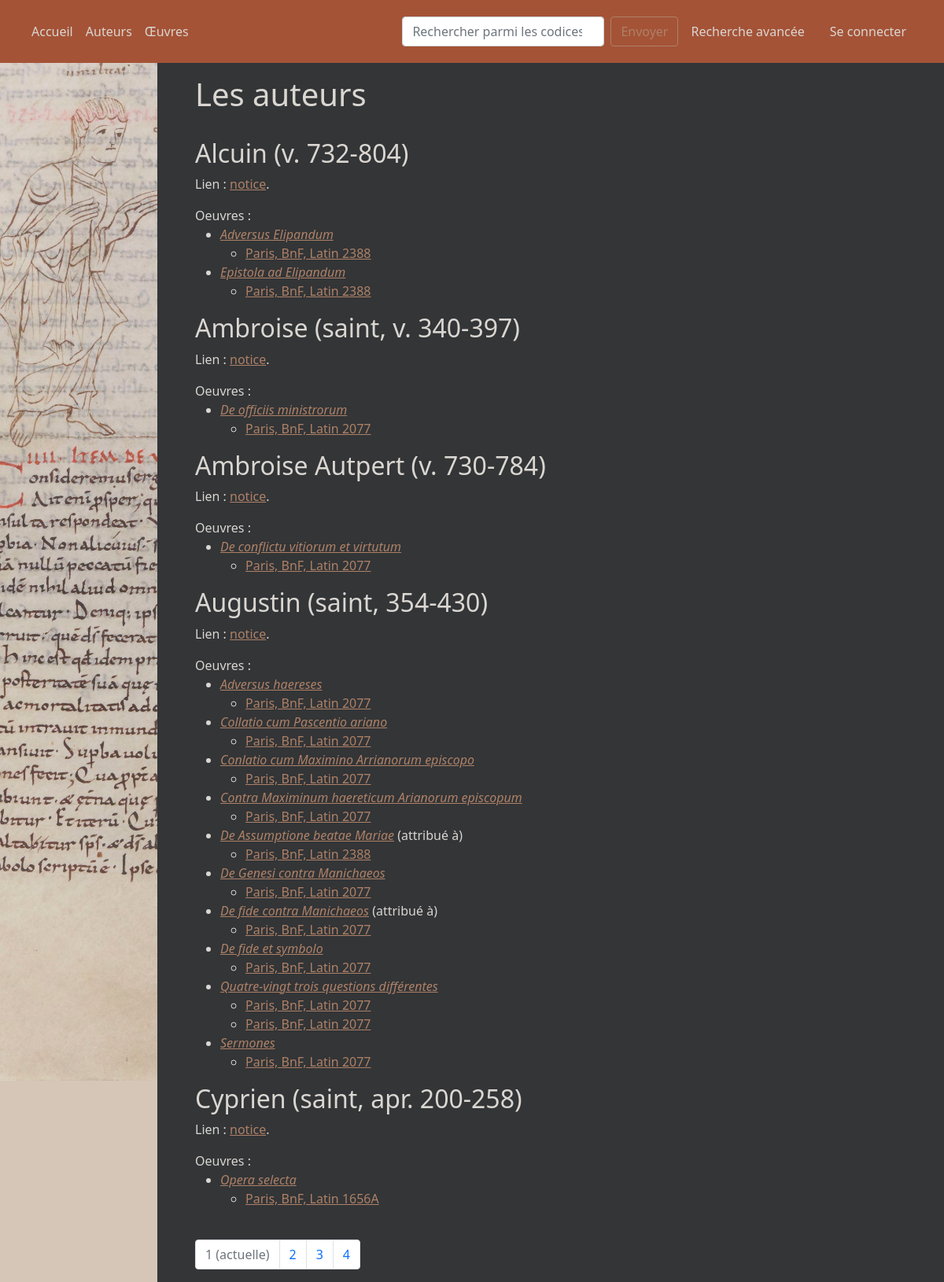
/pages/auteurs, run on the app's committed database.
### app/modeles/classes.py (models this page shows, shortened)
class Personnes(db.Model):
    id = db.Column(db.Integer, primary_key=True)
    nom = db.Column(db.Text, nullable=False)
    data_bnf = db.Column(db.Integer, nullable=True)
    oeuvres_aut = db.relationship("Oeuvres", back_populates="lien_auteur", foreign_keys=Oeuvres.auteur)
    oeuvres_attr = db.relationship("Oeuvres", back_populates="lien_attr", foreign_keys=Oeuvres.attr)

class Oeuvres(db.Model):
    id = db.Column(db.Integer, unique=True, nullable=False, primary_key=True)
    titre = db.Column(db.Text, nullable=False)
    data_bnf = db.Column(db.Integer, nullable=True)
    partie_de = db.Column(db.Boolean, nullable=True)
    auteur = db.Column(db.Integer, db.ForeignKey("personnes.id"))
    lien_auteur = db.relationship("Personnes", back_populates="oeuvres_aut", foreign_keys=auteur)
    attr = db.Column(db.Integer, db.ForeignKey("personnes.id"))
    lien_attr = db.relationship("Personnes", back_populates="oeuvres_attr", foreign_keys=attr)
    contenu_defini_par = db.relationship("Contient", back_populates="a_pour_oeuvre")

### app/routes/routes.py (the view)
@app.route("/pages/auteurs")
def indexAuteurs():
    page = request.args.get('page', 1, type=int)
    classAuteurs = Personnes.query.order_by(Personnes.nom).paginate(page=page, per_page=ROWS_PER_PAGE)
    donneesAuteurs = json.loads(tousAuteursJson())
    return render_template("pages/auteurs.html", auteurs=donneesAuteurs, classAuteurs=classAuteurs)

### app/modeles/traitements.py (called while the page is built)
def codexLabel(code_id):
    cote = Codices.query.get(code_id).cote
    lieu_conservation = Codices.query.get(code_id).lieu_conservation
    if lieu_conservation.label == "Bibliothèque nationale de France":
        lieu_conservation = lieu_conservation.localite + ", BnF"
    else:
        lieu_conservation = lieu_conservation.localite + ", " + lieu_conservation.label
    label = f"{lieu_conservation}, {cote}"
    dico = {
        "codex_id": code_id,
        "label": label
    }
    return dico

def dateLabel(chaine):
    if chaine[0] == "0":
        chaine = chaine[1:]
    if chaine[-1] == "?":
        chaine = "v. " + chaine[:-1]
    elif "." in chaine:
        chaine = "apr. " + chaine.replace(".", "0")
    return chaine

def oeuvreDict(id):
    objetOeuvre = Oeuvres.query.get(id)
    dico = {
        "oeuvre_id": objetOeuvre.id,
        "titre": objetOeuvre.titre,
        "data.bnf": objetOeuvre.data_bnf,
        "partie_de": objetOeuvre.partie_de,
    }
    if objetOeuvre.lien_auteur:
        dico["auteur_id"] = objetOeuvre.lien_auteur.id
        dico["auteur"] = personneLabel(objetOeuvre.lien_auteur.id, "court")
        dico["auteur_ark"] = objetOeuvre.lien_auteur.data_bnf
    else:
        dico["auteur"] = None
    if objetOeuvre.lien_attr:
        dico["attr_id"] = objetOeuvre.lien_attr.id
        dico["attr"] = personneLabel(objetOeuvre.lien_attr.id, "court")
        dico["attr_ark"] = objetOeuvre.lien_attr.data_bnf
    else:
        dico["attr"] = None
    return dico

def conservationDict(codex_id):
    objetCodex = Codices.query.get(codex_id)
    dico = {
        "lieu_id": objetCodex.lieu_conservation.id,
        "localite": objetCodex.lieu_conservation.localite,
        "label": objetCodex.lieu_conservation.label
    }
    return dico

### app/templates/pages/auteurs.html (shortened to what this page needs)
{% extends "conteneur.html" %}
{% block corps %}
    <h1>Les auteurs</h1>
    <br>
    {% for item in classAuteurs.items %}
        {% for auteur in auteurs %}
            {% if item.id == auteur["personne_id"] %}
                <h2>{{ auteur["label"] }}</h2>
                <p>Lien : <a href="{{ url_for("noticePersonne", id=auteur["personne_id"]) }}">notice</a>.</p>
                <head>Oeuvres :</head>
                <ul>
                    {% for oeuvre in auteur["oeuvres"] %}
                        <li><a href="{{ url_for("noticeOeuvre", id=oeuvre["oeuvre_id"]) }}">
                            <i>{{ oeuvre["titre"] }}</i></a>
                            {% if oeuvre["relation"] == "a pour attribution" %}
                                <span> (attribué à)</span>
                            {% endif %}
                            <ul>
                                {% for codex in oeuvre["contenue_dans"] %}
                                    <li><a href="{{ url_for('notice_codex', num=codex["codex_id"])}}">{{codex["label"]}}</a></li>
                                {% endfor %}
                            </ul>
                        </li>
                    {% endfor %}
                </ul>
            {% endif %}
        {% endfor %}
    {% endfor %}
    <br>
    <nav aria-label="research-pagination">
        <ul class="pagination">
            {% for page in classAuteurs.iter_pages() %}
                {% if page %}
                    {% if page != classAuteurs.page %}
                        <li class="page-item">
                            <a class="page-link" href="{{ url_for("indexAuteurs", page=page) }}">{{page}}</a>
                        </li>
                    {% else %}
                        <li class="page-item active disabled">
                            <a class="page-link">{{page}} <span class="sr-only">(actuelle)</span></a>
                        </li>
                    {% endif %}
                {% else %}
                    <li class="page-item disabled">
                        <a class="page-link">...</a>
                    </li>
                {% endif %}
            {%- endfor %}
        </ul>
    </nav>
{% endblock %}

### app/static/css/moissac1.css (style rules this page uses)
body { font-family: system-ui, -apple-system, "Segoe UI", Roboto, "Helvetica Neue", Arial, "Noto Sans", "Liberation Sans", sans-serif, "Apple Color Emoji", "Segoe UI Emoji", "Segoe UI Symbol", "Noto Color Emoji"; }
a { color: #ae8167; }

### data on the page
Personnes: label "Alcuin (v. 732-804)"
Oeuvres: titre "Adversus Elipandum", label "Paris, BnF, Latin 2388"
Oeuvres: titre "Epistola ad Elipandum", label "Paris, BnF, Latin 2388"
Personnes: label "Ambroise (saint, v. 340-397)"
Oeuvres: titre "De officiis ministrorum", label "Paris, BnF, Latin 2077"
Personnes: label "Ambroise Autpert (v. 730-784)"
Oeuvres: titre "De conflictu vitiorum et virtutum", label "Paris, BnF, Latin 2077"
Personnes: label "Augustin (saint, 354-430)", titre "Sermones", label "Paris, BnF, Latin 2077"
Oeuvres: titre "Adversus haereses", label "Paris, BnF, Latin 2077"
Oeuvres: titre "Collatio cum Pascentio ariano", label "Paris, BnF, Latin 2077"
Oeuvres: titre "Conlatio cum Maximino Arrianorum episcopo", label "Paris, BnF, Latin 2077"
Oeuvres: titre "Contra Maximinum haereticum Arianorum episcopum", label "Paris, BnF, Latin 2077"
Oeuvres: titre "De Assumptione beatae Mariae", shows "(attribué à)", label "Paris, BnF, Latin 2388"
Oeuvres: titre "De Genesi contra Manichaeos", label "Paris, BnF, Latin 2077"
Oeuvres: titre "De fide contra Manichaeos", shows "(attribué à)", label "Paris, BnF, Latin 2077"
Oeuvres: titre "De fide et symbolo", label "Paris, BnF, Latin 2077"
Oeuvres: titre "Quatre-vingt trois questions différentes", label "Paris, BnF, Latin 2077" "Paris, BnF, Latin 2077"
Personnes: label "Cyprien (saint, apr. 200-258)"
Oeuvres: titre "Opera selecta", label "Paris, BnF, Latin 1656A"

### other printed values
{{ page }} "1"
{{ page }} "2" "3" "4"
